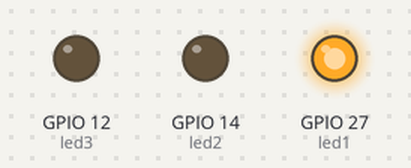
The sketch below on a simulated ESP32. Shown: output pins drawn as LEDs (lit = HIGH). WiFi joins after 1.5 s; servers stay silent unless stated; random numbers use the default seed unless the sketch sets one.

Above: at 0.1 s.
At 2.3 s:
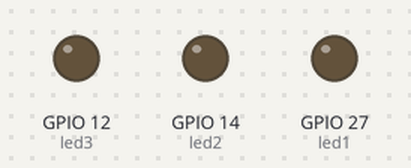
Timing chart, 0 to 3.8 s (numbered marks = the images above):
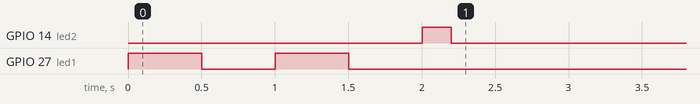

The sketch:

esp32.ino
```cpp
#include <ArduinoWebsockets.h>

const char *ssid = "";
const char *password = "";
const char* websockets_server = "http://192.168.0.151:3000/";

using namespace websockets;

WebsocketsClient client;

const int led1 = 27; //azul
const int led2 = 14; // verde
const int led3 = 12; // amarelo
const int leds[] = {27, 14, 12};

int speedLed = 500;
int randNumber = 0;

bool playPlayer = false;
bool playMachine = false;
bool startGame = false;

int shotMachine[100];

int contMachine = 0;

int contRoundMachine = 0;
int contRoundPlayer = 0;

bool gameOver = false;

void setup()
{
  pinMode(led1, OUTPUT);
  pinMode(led2, OUTPUT);
  pinMode(led3, OUTPUT);

  digitalWrite(led1, LOW);
  digitalWrite(led2, LOW);
  digitalWrite(led3, LOW);

  WiFi.begin(ssid, password);

  while (WiFi.status() != WL_CONNECTED) {
    digitalWrite(led1, HIGH);
    delay(500);
    digitalWrite(led1, LOW);
    delay(500);
  }

  digitalWrite(led2, HIGH);

  bool connected = client.connect(websockets_server);

  digitalWrite(led2, LOW);

  client.onMessage([&](WebsocketsMessage message) {

    if (message.data() == "start") {
      startGame = true;
      gameOver = false;
      contRoundPlayer = 0;
      contRoundMachine = 0;
      contMachine = 0;
    }

    if ((message.data() == "0" || message.data() == "1" || message.data() == "2") && !playPlayer) {

      if (message.data().toInt() != shotMachine[contRoundPlayer]) {
        gameOver = true;
      }

      contRoundPlayer++;

      if (contRoundPlayer == contRoundMachine) {
        contRoundPlayer = 0;
        contRoundMachine = 0;
        playPlayer = true;
      }
    }

  });
}
void Machine() {
  playPlayer = false;
  randNumber = random(0, 3);
  shotMachine[contMachine] = randNumber;

  for (int i = 0; i <= contMachine; i++) {
    digitalWrite(leds[shotMachine[i]], HIGH);
    delay(speedLed);
    digitalWrite(leds[shotMachine[i]], LOW);
    delay(speedLed);
    contRoundMachine++;
  }

  contMachine++;
}
void loop() {

  if (client.available()) {
    client.poll();
  }
  if ((startGame || playPlayer) && gameOver == false) {
    startGame = false;
    Machine();
  }

  if (gameOver) {
    client.send("Game Over");
  }

  delay(300);
}
```
